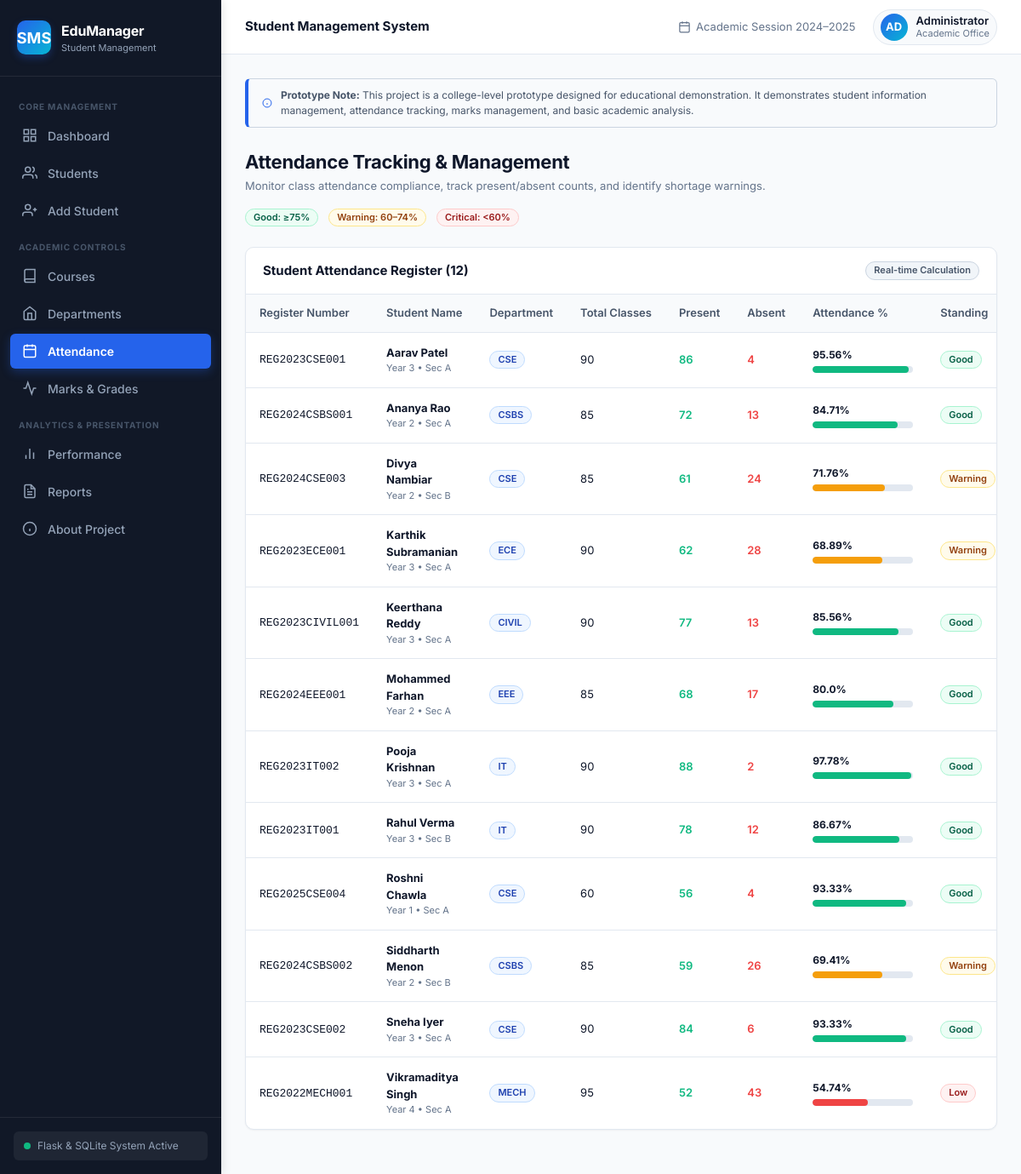
The app's page /attendance with its own data.
### tables this page shows
CREATE TABLE attendance (
            id INTEGER PRIMARY KEY AUTOINCREMENT,
            student_id INTEGER NOT NULL UNIQUE,
            total_classes INTEGER NOT NULL DEFAULT 0,
            present INTEGER NOT NULL DEFAULT 0,
            absent INTEGER NOT NULL DEFAULT 0,
            percentage REAL NOT NULL DEFAULT 0.0,
            FOREIGN KEY (student_id) REFERENCES students(id) ON DELETE CASCADE
        );

CREATE TABLE students (
            id INTEGER PRIMARY KEY AUTOINCREMENT,
            name TEXT NOT NULL,
            register_number TEXT NOT NULL UNIQUE,
            email TEXT NOT NULL,
            phone TEXT NOT NULL,
            gender TEXT NOT NULL,
            dob TEXT NOT NULL,
            department_id INTEGER NOT NULL,
            course_id INTEGER NOT NULL,
            year INTEGER NOT NULL,
            section TEXT NOT NULL,
            admission_year INTEGER NOT NULL,
            address TEXT NOT NULL,
            created_at TIMESTAMP DEFAULT CURRENT_TIMESTAMP,
            FOREIGN KEY (department_id) REFERENCES departments(id) ON DELETE RESTRICT,
            FOREIGN KEY (course_id) REFERENCES courses(id) ON DELETE RESTRICT
        );

CREATE TABLE departments (
            id INTEGER PRIMARY KEY AUTOINCREMENT,
            name TEXT NOT NULL UNIQUE,
            code TEXT NOT NULL UNIQUE,
            hod TEXT NOT NULL
        );

### app.py (the view)
@app.route("/attendance")
def attendance_view():
    attendance_list = get_all_attendance()
    return render_template("attendance.html", active_page="attendance", attendance_list=attendance_list)

### database.py (called while the page is built)
def get_db_connection():
    if not os.path.exists(DB_DIR):
        os.makedirs(DB_DIR, exist_ok=True)
    conn = sqlite3.connect(DB_PATH)
    conn.row_factory = sqlite3.Row
    conn.execute("PRAGMA foreign_keys = ON")
    return conn

### templates/attendance.html (shortened to what this page needs)
{% extends "base.html" %}
{% block content %}
<div class="page-header">
    <div>
        <h2 class="page-title">Attendance Tracking & Management</h2>
        <p class="page-subtitle">Monitor class attendance compliance, track present/absent counts, and identify shortage warnings.</p>
    </div>
    <div class="header-actions">
        <span class="badge badge-success">Good: ≥75%</span>
        <span class="badge badge-warning">Warning: 60–74%</span>
        <span class="badge badge-danger">Critical: &lt;60%</span>
    </div>
</div>
<div class="table-card">
    <div class="table-card-header">
        <h3 class="table-card-title">Student Attendance Register ({{ attendance_list|length }})</h3>
        <span class="badge badge-secondary">Real-time Calculation</span>
    </div>
    <div class="table-responsive">
        <table class="data-table">
            <thead>
                <tr>
                    <th>Register Number</th>
                    <th>Student Name</th>
                    <th>Department</th>
                    <th>Total Classes</th>
                    <th>Present</th>
                    <th>Absent</th>
                    <th>Attendance %</th>
                    <th>Standing</th>
                </tr>
            </thead>
            <tbody>
                {% if attendance_list %}
                    {% for att in attendance_list %}
                        <tr>
                            <td><code>{{ att.register_number }}</code></td>
                            <td>
                                <strong>{{ att.student_name }}</strong>
                                <div style="font-size: 11px; color: var(--text-muted);">Year {{ att.year }} • Sec {{ att.section }}</div>
                            </td>
                            <td>
                                <span class="badge badge-info">{{ att.department_code }}</span>
                            </td>
                            <td>{{ att.total_classes }}</td>
                            <td style="color: var(--success); font-weight: 600;">{{ att.present }}</td>
                            <td style="color: var(--danger); font-weight: 600;">{{ att.absent }}</td>
                            <td style="min-width: 150px;">
                                <div style="display: flex; justify-content: space-between; font-size: 12px; margin-bottom: 2px;">
                                    <strong>{{ att.percentage }}%</strong>
                                </div>
                                <div class="progress-bar-container">
                                    <div class="progress-bar-fill {% if att.percentage >= 75 %}fill-success{% elif att.percentage >= 60 %}fill-warning{% else %}fill-danger{% endif %}"
                                         style="width: {{ att.percentage }}%;"></div>
                                </div>
                            </td>
                            <td>
                                <span class="badge {{ att.badge_class }}">
                                    {{ att.attendance_status }}
                                </span>
                            </td>
                        </tr>
                    {% endfor %}
                {% else %}
                    <tr>
                        <td colspan="9" style="text-align: center; color: var(--text-muted); padding: 24px;">No attendance records found.</td>
                    </tr>
                {% endif %}
            </tbody>
        </table>
    </div>
</div>
{% endblock %}

### static/css/style.css (style rules this page uses)
:root { --primary-dark: #0f172a; --sidebar-bg: #111827; --sidebar-hover: #1f2937; --sidebar-active: #2563eb; --sidebar-text: #94a3b8; --sidebar-text-active: #ffffff; --brand-blue: #2563eb; --brand-blue-hover: #1d4ed8; --brand-cyan: #06b6d4; --brand-indigo: #4f46e5; --bg-main: #f8fafc; --card-bg: #ffffff; --border-color: #e2e8f0; --border-focus: #3b82f6; --text-primary: #0f172a; --text-secondary: #475569; --text-muted: #64748b; --text-light: #94a3b8; --success: #10b981; --success-bg: #ecfdf5; --success-text: #065f46; --success-border: #a7f3d0; --warning: #f59e0b; --warning-bg: #fffbeb; --warning-text: #92400e; --warning-border: #fde68a; --danger: #ef4444; --danger-bg: #fef2f2; --danger-text: #991b1b; --danger-border: #fecaca; --info: #3b82f6; --info-bg: #eff6ff; --info-text: #1e40af; --info-border: #bfdbfe; --shadow-sm: 0 1px 2px 0 rgb(0 0 0 / 0.05); --shadow-md: 0 4px 6px -1px rgb(0 0 0 / 0.07), 0 2px 4px -2px rgb(0 0 0 / 0.05); --shadow-lg: 0 10px 15px -3px rgb(0 0 0 / 0.08), 0 4px 6px -4px rgb(0 0 0 / 0.05); --radius-sm: 6px; --radius-md: 10px; --radius-lg: 14px; --transition: all 0.2s cubic-bezier(0.4, 0, 0.2, 1); }
*, *::before, *::after { box-sizing: border-box; margin: 0; padding: 0; }
body { font-family: 'Inter', -apple-system, BlinkMacSystemFont, 'Segoe UI', Roboto, sans-serif; background-color: var(--bg-main); color: var(--text-primary); line-height: 1.5; font-size: 14px; min-height: 100vh; display: flex; }
.page-header { display: flex; align-items: center; justify-content: space-between; margin-bottom: 24px; flex-wrap: wrap; gap: 16px; }
.page-title { font-size: 22px; font-weight: 700; color: var(--text-primary); letter-spacing: -0.3px; }
.page-subtitle { font-size: 13px; color: var(--text-muted); margin-top: 2px; }
.header-actions { display: flex; align-items: center; gap: 12px; }
.table-card { background-color: var(--card-bg); border: 1px solid var(--border-color); border-radius: var(--radius-md); box-shadow: var(--shadow-sm); overflow: hidden; margin-bottom: 24px; }
.table-card-header { padding: 16px 20px; border-bottom: 1px solid var(--border-color); display: flex; align-items: center; justify-content: space-between; flex-wrap: wrap; gap: 12px; }
.table-card-title { font-size: 15px; font-weight: 700; }
.table-responsive { width: 100%; overflow-x: auto; }
.data-table { width: 100%; border-collapse: collapse; text-align: left; font-size: 13px; }
.data-table th { background-color: #f8fafc; padding: 12px 16px; font-weight: 600; color: var(--text-secondary); border-bottom: 1px solid var(--border-color); white-space: nowrap; }
.data-table td { padding: 14px 16px; border-bottom: 1px solid var(--border-color); color: var(--text-primary); vertical-align: middle; }
.data-table tbody tr:last-child td { border-bottom: none; }
.badge { display: inline-flex; align-items: center; gap: 5px; padding: 3px 9px; border-radius: 20px; font-size: 11px; font-weight: 600; line-height: 1.2; }
.badge-success { background-color: var(--success-bg); color: var(--success-text); border: 1px solid var(--success-border); }
.badge-warning { background-color: var(--warning-bg); color: var(--warning-text); border: 1px solid var(--warning-border); }
.badge-danger { background-color: var(--danger-bg); color: var(--danger-text); border: 1px solid var(--danger-border); }
.badge-info { background-color: var(--info-bg); color: var(--info-text); border: 1px solid var(--info-border); }
.badge-secondary { background-color: #f1f5f9; color: #475569; border: 1px solid #cbd5e1; }
.progress-bar-container { width: 100%; background-color: #e2e8f0; border-radius: 10px; height: 8px; overflow: hidden; margin-top: 4px; }
.progress-bar-fill { height: 100%; border-radius: 10px; transition: width 0.4s ease; }
.fill-success { background-color: var(--success); }
.fill-warning { background-color: var(--warning); }
.fill-danger { background-color: var(--danger); }

### records on screen
attendance: register_number "REG2023CSE001", student_name "Aarav Patel", year "3", section "A", department_code "CSE", total_classes "90", present "86", absent "4", percentage "95.56", attendance_status "Good"
attendance: register_number "REG2024CSBS001", student_name "Ananya Rao", year "2", section "A", department_code "CSBS", total_classes "85", present "72", absent "13", percentage "84.71", attendance_status "Good"
attendance: register_number "REG2024CSE003", student_name "Divya Nambiar", year "2", section "B", department_code "CSE", total_classes "85", present "61", absent "24", percentage "71.76", attendance_status "Warning"
attendance: register_number "REG2023ECE001", student_name "Karthik Subramanian", year "3", section "A", department_code "ECE", total_classes "90", present "62", absent "28", percentage "68.89", attendance_status "Warning"
attendance: register_number "REG2023CIVIL001", student_name "Keerthana Reddy", year "3", section "A", department_code "CIVIL", total_classes "90", present "77", absent "13", percentage "85.56", attendance_status "Good"
attendance: register_number "REG2024EEE001", student_name "Mohammed Farhan", year "2", section "A", department_code "EEE", total_classes "85", present "68", absent "17", percentage "80.0", attendance_status "Good"
attendance: register_number "REG2023IT002", student_name "Pooja Krishnan", year "3", section "A", department_code "IT", total_classes "90", present "88", absent "2", percentage "97.78", attendance_status "Good"
attendance: register_number "REG2023IT001", student_name "Rahul Verma", year "3", section "B", department_code "IT", total_classes "90", present "78", absent "12", percentage "86.67", attendance_status "Good"
attendance: register_number "REG2025CSE004", student_name "Roshni Chawla", year "1", section "A", department_code "CSE", total_classes "60", present "56", absent "4", percentage "93.33", attendance_status "Good"
attendance: register_number "REG2024CSBS002", student_name "Siddharth Menon", year "2", section "B", department_code "CSBS", total_classes "85", present "59", absent "26", percentage "69.41", attendance_status "Warning"
attendance: register_number "REG2023CSE002", student_name "Sneha Iyer", year "3", section "A", department_code "CSE", total_classes "90", present "84", absent "6", percentage "93.33", attendance_status "Good"
attendance: register_number "REG2022MECH001", student_name "Vikramaditya Singh", year "4", section "A", department_code "MECH", total_classes "95", present "52", absent "43", percentage "54.74", attendance_status "Low"

### other values on screen
{{ attendance_list|length }} "12"
